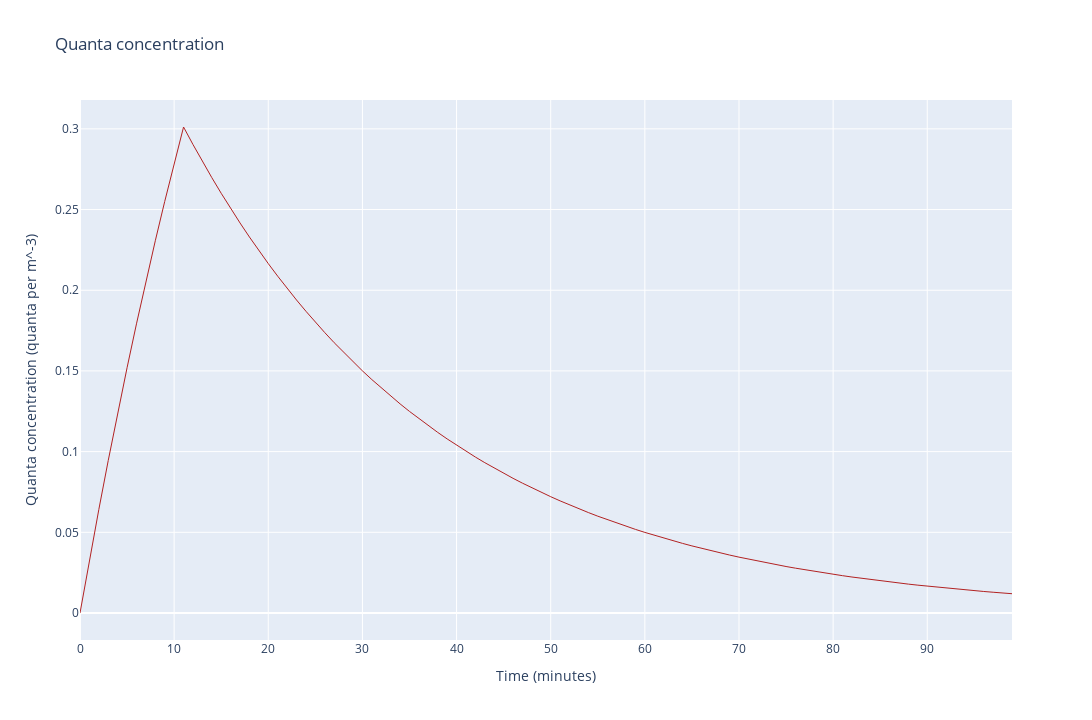

Source (notebook cell):
### Code cell
time_axis = result['time'].tolist()
results = result['quanta_concentration'].tolist()

fig = go.Figure()
fig.add_trace(go.Scatter(x=time_axis, y=results , name='quanta concentration', line=dict(color='firebrick', width=1)))
fig.update_layout(title='Quanta concentration',
                   xaxis_title='Time (minutes)',
                   yaxis_title='Quanta concentration (quanta per m^-3)',
                   width=1280,
                   height=720)
fig.show()

### Figure 1 — Plotly figure (JSON) as saved in the notebook; plotly's stock layout.template omitted (floating-point values rounded to 4 significant figures)
{"data": [{"line": {"color": "firebrick", "width": 1}, "name": "quanta concentration", "type": "scatter", "x": [0, 1, 2, 3, 4, 5, 6, 7, 8, 9, 10, 11, 12, 13, 14, 15, 16, 17, 18, 19, 20, 21, 22, 23, 24, 25, 26, 27, 28, 29, 30, 31, 32, 33, 34, 35, 36, 37, 38, 39, 40, 41, 42, 43, 44, 45, 46, 47, 48, 49, 50, 51, 52, 53, 54, 55, 56, 57, 58, 59, 60, 61, 62, 63, 64, 65, 66, 67, 68, 69, 70, 71, 72, 73, 74, 75, 76, 77, 78, 79, 80, 81, 82, 83, 84, 85, 86, 87, 88, 89, 90, 91, 92, 93, 94, 95, 96, 97, 98, 99], "y": [0, 0.03267, 0.06416, 0.09451, 0.1238, 0.152, 0.1792, 0.2054, 0.2307, 0.255, 0.2785, 0.3012, 0.2903, 0.2799, 0.2698, 0.2601, 0.2507, 0.2417, 0.233, 0.2246, 0.2165, 0.2087, 0.2012, 0.194, 0.187, 0.1802, 0.1738, 0.1675, 0.1615, 0.1557, 0.15, 0.1446, 0.1394, 0.1344, 0.1296, 0.1249, 0.1204, 0.1161, 0.1119, 0.1079, 0.104, 0.1002, 0.09664, 0.09316, 0.0898, 0.08657, 0.08345, 0.08045, 0.07755, 0.07476, 0.07207, 0.06947, 0.06697, 0.06456, 0.06224, 0.06, 0.05784, 0.05575, 0.05375, 0.05181, 0.04995, 0.04815, 0.04642, 0.04474, 0.04313, 0.04158, 0.04008, 0.03864, 0.03725, 0.03591, 0.03462, 0.03337, 0.03217, 0.03101, 0.02989, 0.02882, 0.02778, 0.02678, 0.02582, 0.02489, 0.02399, 0.02313, 0.02229, 0.02149, 0.02072, 0.01997, 0.01925, 0.01856, 0.01789, 0.01725, 0.01663, 0.01603, 0.01545, 0.01489, 0.01436, 0.01384, 0.01334, 0.01286, 0.0124, 0.01195]}], "layout": {"height": 720, "title": {"text": "Quanta concentration"}, "width": 1280, "xaxis": {"title": {"text": "Time (minutes)"}}, "yaxis": {"title": {"text": "Quanta concentration (quanta per m^-3)"}}}}
